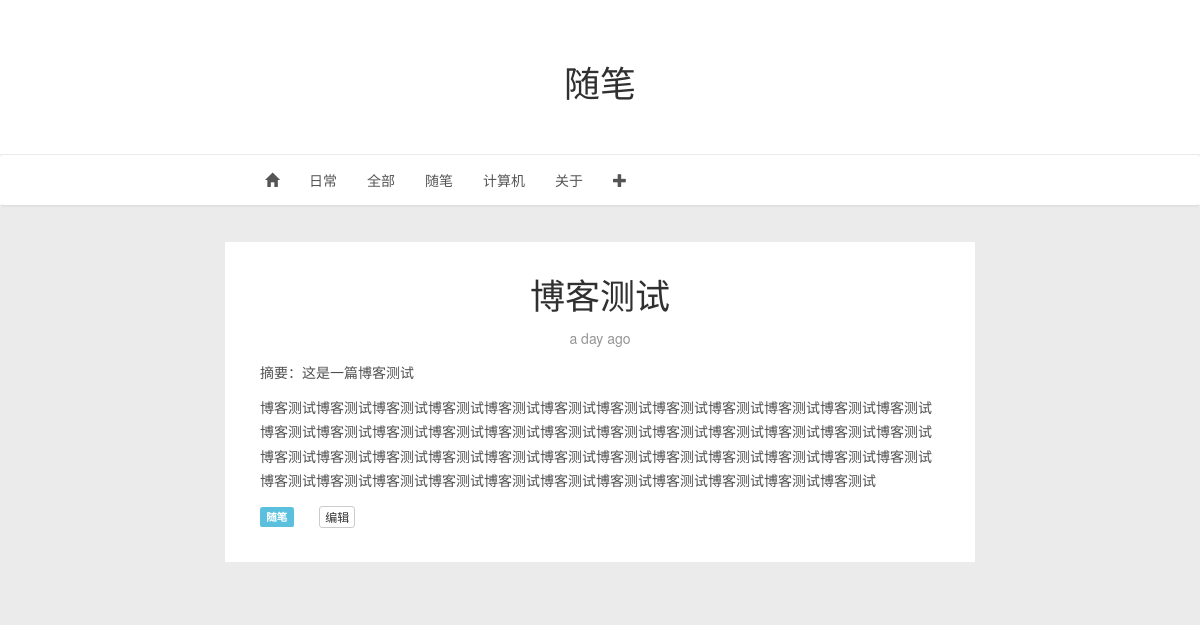
/blogs/article/1, run on an earlier commit of the app's database.
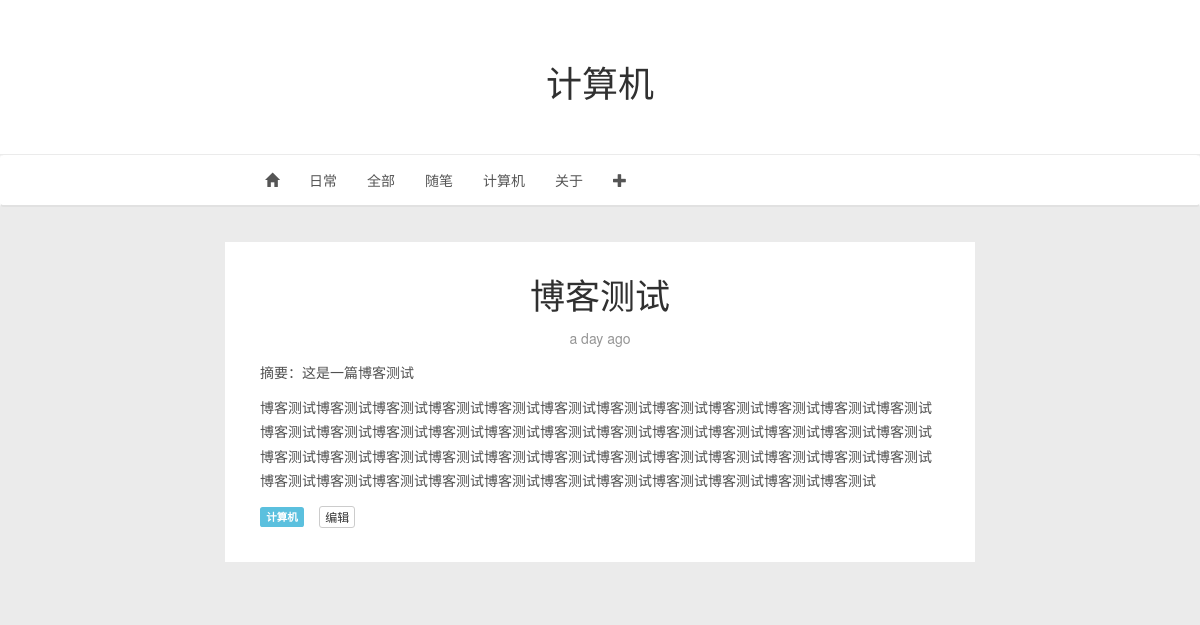
And on a later commit of the database.
### app/models.py (models this page shows, shortened)
class Category(db.Model):
	__tablename__ = 'categorys'
	id = db.Column(db.Integer, primary_key = True)
	name = db.Column(db.String, unique = True)
	blogs = db.relationship('Blog', backref = 'category')

class Blog(db.Model):
	__tablename__ = 'blogs'
	id = db.Column(db.Integer, primary_key = True)
	title = db.Column(db.String)
	timestamp = db.Column(db.Time)
	tag = db.Column(db.String, index = True)
	timestamp = db.Column(db.DateTime,index=True,default=datetime.now)
	text = db.Column(db.Text)
	abstract = db.Column(db.String)
	category_id = db.Column(db.Integer, db.ForeignKey('categorys.id'))

### app/main/views.py (the view)
@main.route('/blogs/article/<int:blog_id>',methods=['GET','POST'])
def article(blog_id):
	categories = Category.query.all()
	blogs = Blog.query.filter_by(id=blog_id).all()
	return render_template('blogs.html',blogs=blogs,categories=categories,title=blogs[0].category.name,single=True)

### app/templates/blogs.html (shortened to what this page needs)
{% extends "new_base.html" %}
{% import "bootstrap/wtf.html" as wtf %}
{%block nav%}
<li role="presentation"><a href={{url_for('main.daily')}}>日常</a></li>
<li role="presentation"><a href={{url_for('main.category',cat_id=0)}}>全部</a></li>
{% for cat in categories %}
	<li role="presentation"><a href={{url_for('main.category',cat_id=cat.id)}}>{{cat.name}}</a></li>
{% endfor %}
<li role="presentation"><a href={{url_for('main.about')}}>关于</a></li>
<li role="presentation" class="dropdown">
	<a class="dropdown-toggle" data-toggle="dropdown" role="button" aria-haspopup="true" aria-expanded="false"><span class="glyphicon glyphicon-plus" aria-hidden="true"></span></a>
</li>
{%endblock%}
{% block body %}
{{super()}}
	{% if blogs %}
	{% for blog in blogs %}
	<section class="content-wrap">
		<div class="container">
			<div class="row">
				<main class="col-md-8 col-md-offset-2 main-content">
					<article id="2" class="post tag-https">
						<header class="post-head">
							<a href={{url_for('main.article',blog_id=blog.id)}}><h1 class="post-title">{{ blog.title }}</h1></a>
							<section class="post-meta">
							<p>{{ moment(blog.timestamp).fromNow(refresh=True) }}</p>
							</section>
						</header>
						<div style="padding-bottom:10px;">
							{%if single %}
								<p>摘要：{{ blog.abstract }}</p>
								<p>{{blog.text}}</p>
							{% else %}
								<p>{{ blog.abstract }}</p>
							{%endif%}
							<div class="row">
    							<div class="col-sm-1">
									<a href={{url_for('main.category',cat_id=blog.category.id)}}><p><span class="label label-info">{{ blog.category.name }}</span></p></div>
								<div class="col-sm-1" style="padding-left:15px;">
									<a href={{url_for('main.edit_blog',blog_id=blog.id)}} class="btn btn-default btn-xs" role="button">编辑</a>
								</div>
							</div>
						</div>
					</article>
				</main>
			</div>
		</div>
	</section>
	{% endfor %}
	{% endif %}
{% endblock %}

### app/templates/new_base.html (shortened to what this page needs)
{% extends "base.html" %}
{% import "bootstrap/wtf.html" as wtf %}
{% block head %}
	<link href={{ url_for('static',filename='new_base.css') }} rel="stylesheet">
{% endblock %}
{% block body %}
<header class="main-header">
<div class="container">
	<div class="row">
		<div class="col-sm-12"><h1>{{title}}</h1></div>
	</div>
</div>
</header>
<nav class="navbar main-navigation">
  <div class="container-fluid">
    <div class="collapse navbar-collapse" style="float:none;" id="bs-example-navbar-collapse-1">
    	<div style="margin:0 auto; width:700px;">
    		<ul class="nav navbar-nav">
				<li role="presentation"><a href={{url_for('main.index')}}><span class="glyphicon glyphicon-home" aria-hidden="true"></span></a></li>
				{%block nav%}{%endblock%}
			</ul>
		</div>
 	</div>
  </div>
</nav>
{% endblock %}

What changed in the data, as far as the page shows it:
changed Blog "博客测试": category.name "随笔" → "计算机"
Also different on the page:
{{ title }}: "随笔" → "计算机"
